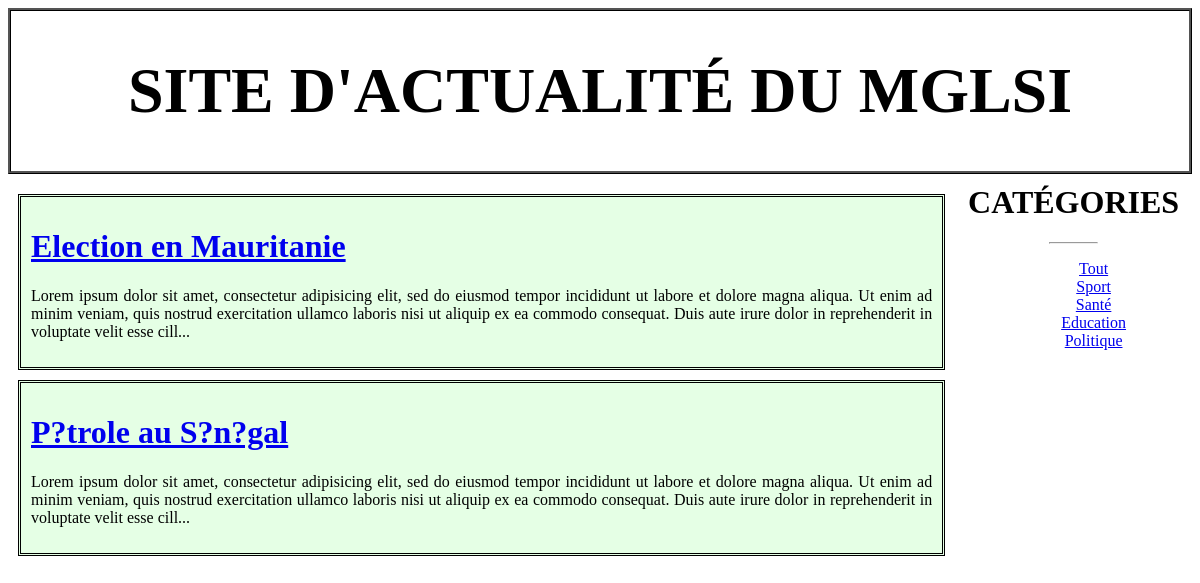
The page /index.php?action=categorie&id=4 on the database its author committed.
### tables this page shows
CREATE TABLE IF NOT EXISTS `article` (
  `id` int(11) NOT NULL AUTO_INCREMENT,
  `titre` varchar(255) DEFAULT NULL,
  `contenu` text,
  `dateCreation` datetime DEFAULT CURRENT_TIMESTAMP,
  `dateModification` datetime DEFAULT CURRENT_TIMESTAMP,
  `categorie` int(11) DEFAULT NULL,
  PRIMARY KEY (`id`),
  KEY `fk_categorie_article` (`categorie`)
);

CREATE TABLE IF NOT EXISTS `categorie` (
  `id` int(11) NOT NULL AUTO_INCREMENT,
  `libelle` varchar(20) DEFAULT NULL,
  PRIMARY KEY (`id`)
);

### controleur/Controller.php (called while the page is built, shortened)
<?php
	require_once 'modele/Article.php';
	require_once 'modele/Categorie.php';
	class Controller
	{
		public function showCategorie($id)
		{
			$articles = Article::getByCategoryId($id);
			$categories = Categorie::getList();
			require_once 'vue/articleByCategorie.php';
		}
	}
?>

### modele/Article.php (called while the page is built, shortened)
<?php
	class Article
	{
		public static function getByCategoryId($id)
		{
			$bdd = ConnexionManager::getInstance();
			$data = $bdd->query('SELECT * FROM Article WHERE categorie = '.$id);
			$articles = $data->fetchAll(PDO::FETCH_CLASS, 'Article');
			return $articles;
		}
	}
?>

### modele/Categorie.php (called while the page is built, shortened)
<?php
	class Categorie
	{
		public static function getList()
		{
			$bdd = ConnexionManager::getInstance();
			$reponse = $bdd->query('SELECT * FROM Categorie');
			$data = $reponse->fetchAll(PDO::FETCH_CLASS, 'Categorie');
			return $data;
		}
	}
?>

### vue/articleByCategorie.php (the view, shortened to what this page needs)
<!DOCTYPE html>
<html>
<head>
	<link rel="stylesheet" type="text/css" href="assets/css/style.css">
</head>
<body>
	<?php require_once 'inc/entete.php'; ?>
	<div id="contenu">
		<?php if (!empty($articles)): ?>
			<?php foreach ($articles as $article): ?>
				<div class="article">
					<h1><a href="index.php?action=article&id=<?= $article->id ?>"><?= $article->titre ?></a></h1>
					<p><?= substr($article->contenu, 0, 300) . '...' ?></p>
				</div>
			<?php endforeach ?>
		<?php else: ?>
			<div class="message">Aucun article trouvé</div>
		<?php endif ?>
	</div>
	<?php
		require_once 'inc/menu.php';
	?>
</body>
</html>

### vue/inc/menu.php
<div id="menu">
	<h1>Catégories</h1><hr width="20%">
	<ul>
		<li><a href="index.php">Tout</a></li>
		<?php foreach ($categories as $categorie): ?>
			<li><a href="index.php?action=categorie&id=<?= $categorie->id ?>"><?= $categorie->libelle ?></a></li>
		<?php endforeach ?>
	</ul>
</div>

### assets/css/style.css (style rules this page uses)
#contenu { float: left; width: 80%; text-align: justify; }
#menu { margin-left: 80%; text-align: center; }
#menu li { list-style-type: none; }
#menu h1 { margin-top: 0px; padding-top: 0px; font-family: "AGENCY FB"; text-transform: uppercase; }
.article { margin: 10px; padding: 10px; border:3px double black; background-color: rgba(0, 255, 0, 0.1); }

### rows shown on the page
article: titre "Election en Mauritanie", contenu "Lorem ipsum dolor sit amet, consectetur adipisicing elit, sed do eiusmod tempor incididunt ut labore et dolore magna aliqua. Ut enim ad minim veniam, quis nostrud exercitation ullamco laboris nisi ut aliquip ex ea commodo consequat. Duis aute irure dolor in reprehenderit in voluptate velit esse cill"
article: titre "P?trole au S?n?gal", contenu "Lorem ipsum dolor sit amet, consectetur adipisicing elit, sed do eiusmod tempor incididunt ut labore et dolore magna aliqua. Ut enim ad minim veniam, quis nostrud exercitation ullamco laboris nisi ut aliquip ex ea commodo consequat. Duis aute irure dolor in reprehenderit in voluptate velit esse cill"
categorie: libelle "Sport"
categorie: libelle "Santé"
categorie: libelle "Education"
categorie: libelle "Politique"
